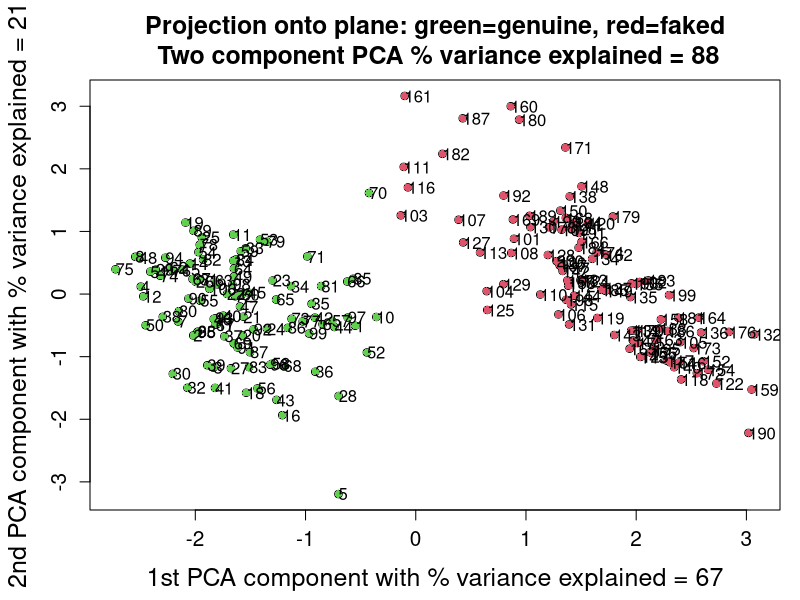

This chart was generated by the following R code:
swiss <-
    function(job = 1) {
        X <- matrix(scan("./homeworks/hw8/data/SwissBankNotes100+100.txt"), byrow = T, nrow = 200)
        n <- nrow(X)
        m <- ncol(X)
        y <- c(rep(0, 100), rep(1, 100))
        # ========================== Matrix centering and computation of Z'Z
        Z <- X
        for (j in 1:m)
        {
            xj <- X[, j]
            Z[, j] <- xj - mean(xj)
        }
        tZZ <- t(Z) %*% Z # proportional to var(X)
        # return(tZZ/var(X))


        if (job == 0) # preliminary data column-by-column visualization
            {
                par(mfrow = c(2, 3), mar = c(2, 3, 3, 1))
                for (i in 1:6)
                {
                    a <- X[, i]
                    plot(a, a, type = "n", ylim = c(0, 2), main = paste("The", i, "th dimension", sep = ""), ylab = "")
                    rug(a[1:100], col = 3, lwd = 3, ticksize = 0.07)
                    lines(density(a[1:100]), col = 3, lwd = 5)
                    rug(a[101:200], col = 2, lwd = 3, ticksize = 0.035)
                    lines(density(a[101:200]), col = 2, lwd = 5)
                }
            }


        if (job == 1) {
            par(mfrow = c(1, 1), mar = c(4, 3, 3, 1))
            # Projection onto line using points
            a <- eigen(tZZ, symmetric = T)$vectors[, 1]
            print("Maximum eigenvector:")
            print(a)
            Z <- X - rep(1, n) %*% t(colMeans(X))
            proj <- as.vector(Z %*% a)
            plot(proj, rep(1, n), ylim = c(0, 1), type = "n", xlab = "PCA projections", ylab = "")
            title("Projection on the maximum eigenvector")

            rug(proj[1:100], ticksize = 0.07, col = 3, lwd = 3)
            lines(density(proj[1:100]), col = 3, lwd = 5)
            rug(proj[101:200], ticksize = 0.035, col = 2, lwd = 3)
            lines(density(proj[101:200]), col = 2, lwd = 5)
        }
        if (job == 1.1) # Normalized PCA
            {
                # Projection onto line using segments for better visualization
                # using normalized PCA

                Z <- X
                for (j in 1:m)
                {
                    xj <- X[, j]
                    Z[, j] <- (xj - mean(xj)) / sd(xj) / sqrt(n)
                }
                tZZ <- t(Z) %*% Z
                tZZ1 <- cor(X)

                par(mfrow = c(1, 1), mar = c(4, 4, 3, 1))
                a <- eigen(tZZ, symmetric = T)$vectors[, 1]
                proj <- as.vector(Z %*% a)
                plot(proj, rep(1, n), type = "n", ylim = c(0, 10), xlab = "", ylab = "", main = "Normalized PCA does not work")
                rug(proj[1:100], ticksize = 0.07, col = 3, lwd = 3)
                lines(density(proj[1:100]), col = 3, lwd = 5)
                rug(proj[101:200], ticksize = 0.04, col = 2, lwd = 3)
                lines(density(proj[101:200]), col = 2, lwd = 5)
                legend("topleft", c("Genuine", "Faked"), lty = 1, lwd = 3, col = c(3, 2), cex = 2)
            }

        if (job == 2) {
            # Projection onto plane & two separation lines
            par(mfrow = c(1, 1), mar = c(4.5, 4.5, 4, 1), cex.lab = 1.5, cex.main = 1.5, cex.axis = 1.25)
            a <- eigen(tZZ, symmetric = T)$vectors[, 1:2]
            Z <- X - rep(1, n) %*% t(colMeans(X))
            proj <- Z %*% a
            plot(proj, xlab = "1st PCA component", ylab = "2nd PCA component")
            title("Projection onto plane: green=genuine, red=faked")
            points(proj[1:100, ], col = 3, pch = 16)
            points(proj[101:200, ], col = 2, pch = 16)
            text(proj[, 1], proj[, 2], 1:nrow(proj), adj = 0)
            # LDA separation
            X <- proj
            X0 <- X[y == 0, ]
            n0 <- nrow(X0)
            OM0 <- var(X0)
            mu0 <- colMeans(X0)

            X1 <- X[y == 1, ]
            n1 <- nrow(X1)
            OM1 <- var(X1)
            mu1 <- colMeans(X1)

            OM <- ((n0 - 1) * OM0 + (n1 - 1) * OM1) / (n0 + n1 - 2)
            iOM <- solve(OM)
            a <- iOM %*% (mu1 - mu0)
            mu <- colMeans(X)
            x <- c(-100, 100)
            yLDA <- mu[2] - (x - mu[1]) * a[1] / a[2]
            lines(x, yLDA, lwd = 2, col = 2)
        }
        if (job == 2.1) # Normalized PCA
            {
                # Projection onto plane
                par(mfrow = c(1, 1), mar = c(4.5, 4.5, 4, 1), cex.lab = 1.5, cex.main = 1.5, cex.axis = 1.25)
                Z <- X
                meanX <- colMeans(X)
                sdX <- sqrt(diag(var(X)))
                for (i in 1:ncol(X)) Z[, i] <- (X[, i] - meanX[i]) / sdX[i]
                tZZ1 <- cor(Z)
                a <- eigen(tZZ1, symmetric = T)$vectors[, 1:2]
                proj <- Z %*% a
                plot(proj, xlab = "1st PCA component", ylab = "2nd PCA component")
                title("Projection onto plane. Normalized PCA (green=genuine, red=faked)")
                points(proj[1:100, ], col = 3, pch = 16)
                points(proj[101:200, ], col = 2, pch = 16)
            }
        if (job == 3) {
            # Quality of projection
            par(mfrow = c(1, 1), mar = c(4.5, 4.5, 4, 1), cex.lab = 1.5, cex.main = 1.5)
            LAMB <- eigen(tZZ, symmetric = T)$values
            prv <- rep(NA, ncol(tZZ))
            for (j in 1:m) {
                prv[j] <- sum(LAMB[1:j]) / sum(LAMB)
            }
            plot(0:6, c(0, prv), lwd = 3, type = "b", xlab = "PCA components", ylab = "Sum of variances of first omponents")
            title("Proportion of the cumulative variance explained by PCA in counterfeit bills")
        }
        if (job == 4) # Projection on the plane with % variance explained
            {
                # Projection onto plane & two separation lines
                par(mfrow = c(1, 1), mar = c(4.5, 4.5, 4, 1), cex.lab = 1.5, cex.main = 1.5, cex.axis = 1.25)
                a <- eigen(tZZ, symmetric = T)$vectors[, 1:2]
                Z <- X - rep(1, n) %*% t(colMeans(X))
                proj <- Z %*% a
                L12 <- eigen(tZZ, symmetric = T)$values
                print(L12)
                var1.expl <- L12[1] / sum(L12) * 100
                var2.expl <- L12[2] / sum(L12) * 100
                var12.expl <- (L12[1] + L12[2]) / sum(L12) * 100
                txt1 <- paste("1st PCA component with % variance explained =", round(var1.expl))
                txt2 <- paste("2nd PCA component with % variance explained =", round(var2.expl))
                txt12 <- paste("Two component PCA % variance explained =", round(var12.expl))
                plot(proj, xlab = txt1, ylab = txt2)
                title(paste("Projection onto plane: green=genuine, red=faked\n", txt12))
                points(proj[1:100, ], col = 3, pch = 16)
                points(proj[101:200, ], col = 2, pch = 16)
                text(proj[, 1], proj[, 2], 1:nrow(proj), adj = 0)
            }
    }

swiss(job = 4)
